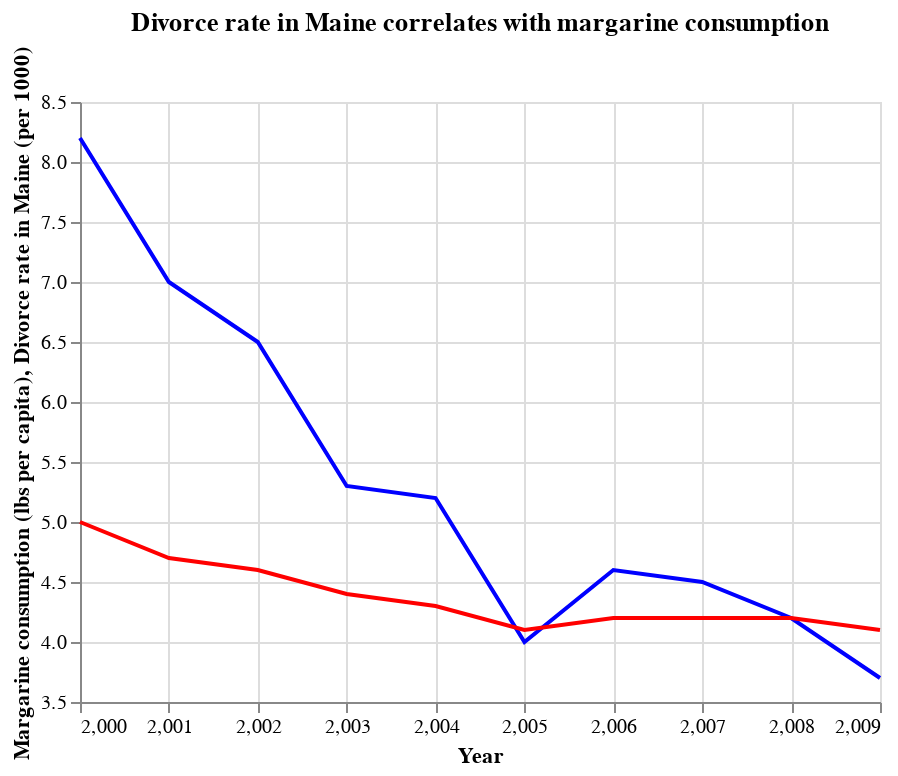

The notebook cell saved with this chart:
### Code cell
marg_vs_divorce = marg_vs_time + divorce_rate_vs_time
marg_vs_divorce

### Figure 1 — Vega-Lite specification as saved in the notebook (floating-point values rounded to 4 significant figures)
{"config": {"view": {"continuousWidth": 400, "continuousHeight": 300}}, "layer": [{"mark": {"type": "line", "color": "blue"}, "encoding": {"x": {"field": "year", "title": "Year", "type": "quantitative"}, "y": {"field": "margarine_consumption", "scale": {"zero": false}, "title": "Margarine consumption (lbs per capita)", "type": "quantitative"}}, "title": "Divorce rate in Maine correlates with margarine consumption"}, {"mark": {"type": "line", "color": "red"}, "encoding": {"x": {"field": "year", "title": "Year", "type": "quantitative"}, "y": {"field": "maine_divorce_rate", "scale": {"zero": false}, "title": "Divorce rate in Maine (per 1000)", "type": "quantitative"}}, "title": "Divorce rate in Maine correlates with margarine consumption"}], "data": {"name": "data-de09336ee52942bca3822a378ff98ae1"}, "$schema": "https://vega.github.io/schema/vega-lite/v4.17.0.json", "datasets": {"data-de09336ee52942bca3822a378ff98ae1": [{"margarine_consumption": 8.2, "maine_divorce_rate": 5.0, "year": 2000}, {"margarine_consumption": 7.0, "maine_divorce_rate": 4.7, "year": 2001}, {"margarine_consumption": 6.5, "maine_divorce_rate": 4.6, "year": 2002}, {"margarine_consumption": 5.3, "maine_divorce_rate": 4.4, "year": 2003}, {"margarine_consumption": 5.2, "maine_divorce_rate": 4.3, "year": 2004}, {"margarine_consumption": 4.0, "maine_divorce_rate": 4.1, "year": 2005}, {"margarine_consumption": 4.6, "maine_divorce_rate": 4.2, "year": 2006}, {"margarine_consumption": 4.5, "maine_divorce_rate": 4.2, "year": 2007}, {"margarine_consumption": 4.2, "maine_divorce_rate": 4.2, "year": 2008}, {"margarine_consumption": 3.7, "maine_divorce_rate": 4.1, "year": 2009}]}}
